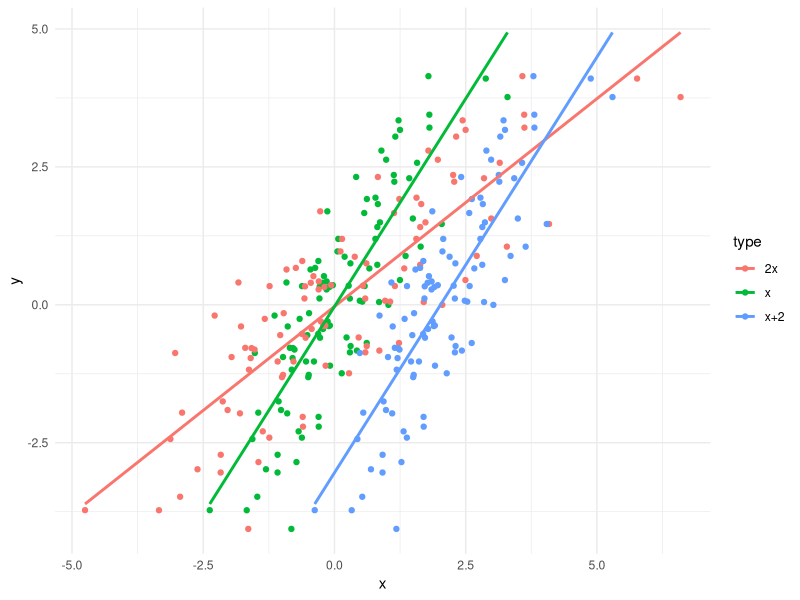
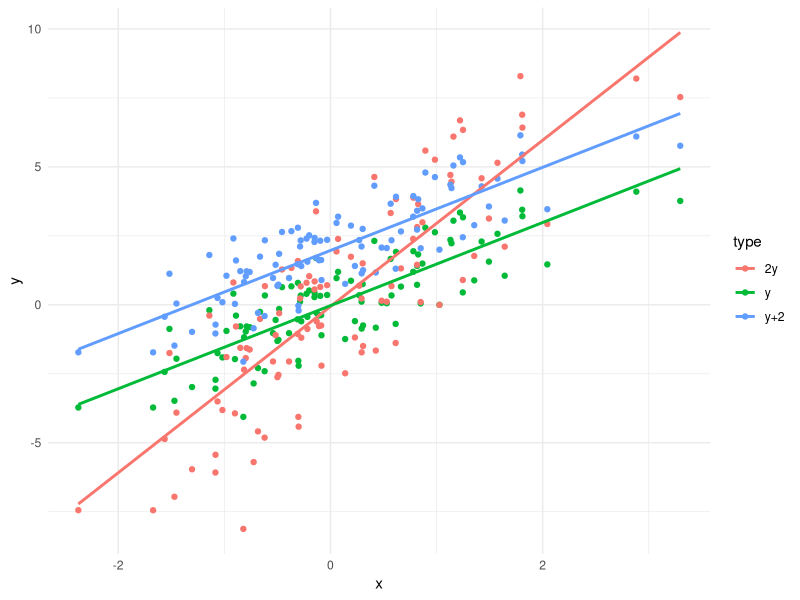

R code for these plots, in order:

library(ggplot2)

n <- 100
x <- rnorm(n)
y <- 1.5 * x + rnorm(n)

df <- data.frame(
  x = c(x, 2*x, x + 2),
  y = c(y, y, y),
  type = c(rep("x", n), rep("2x", n), rep("x+2", n))
)

ggplot(df, aes(x, y, color = type)) +
  geom_point() + 
  geom_smooth(method = "lm", se = F, aes(color = type)) +
  theme_minimal()



df <- data.frame(
  x = c(x, x, x),
  y = c(y, 2*y, y + 2),
  type = c(rep("y", n), rep("2y", n), rep("y+2", n))
)

ggplot(df, aes(x, y, color = type)) +
  geom_point() + 
  geom_smooth(method = "lm", se = F, aes(color = type)) +
  theme_minimal()